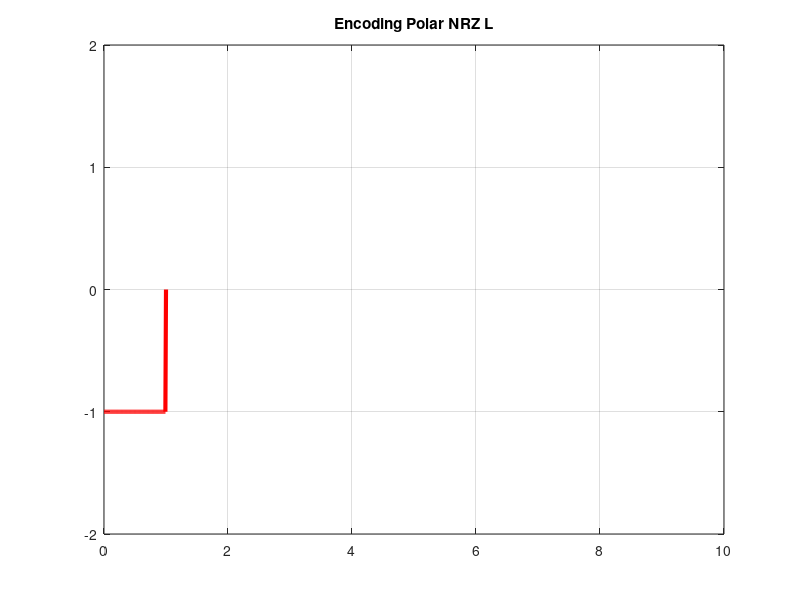

Reproduce this figure in MATLAB.
%%Encoding
clc;
clear;
bits=input("Given an array: ");
n=100;
bitrate=1;
T=length(bits)/bitrate;
N=length(bits)*n;
dt=T/N;
t=0:dt:T;
x=zeros(1,length(t));

for i=1:length(bits)
    if bits(i)==0
        x((i-1)*n+1:i*n)=1;
    else
        x((i-1)*n+1:i*n)=-1;
    end
end
plot(t,x,"LineWidth",3,"Color","r");
xlim([0 ,10]);
ylim([-2,2]);
grid on;
title("Encoding Polar NRZ L");

%Decoding
counter=0;
for i=1:length(t)
    if t(i)>counter
        counter =counter +1;
        if x(i)==1 
            result(counter)=0;
        else
            result(counter)=1;
        end
    end
end
disp("Decoding Polar NRZ L");
disp(result);
        